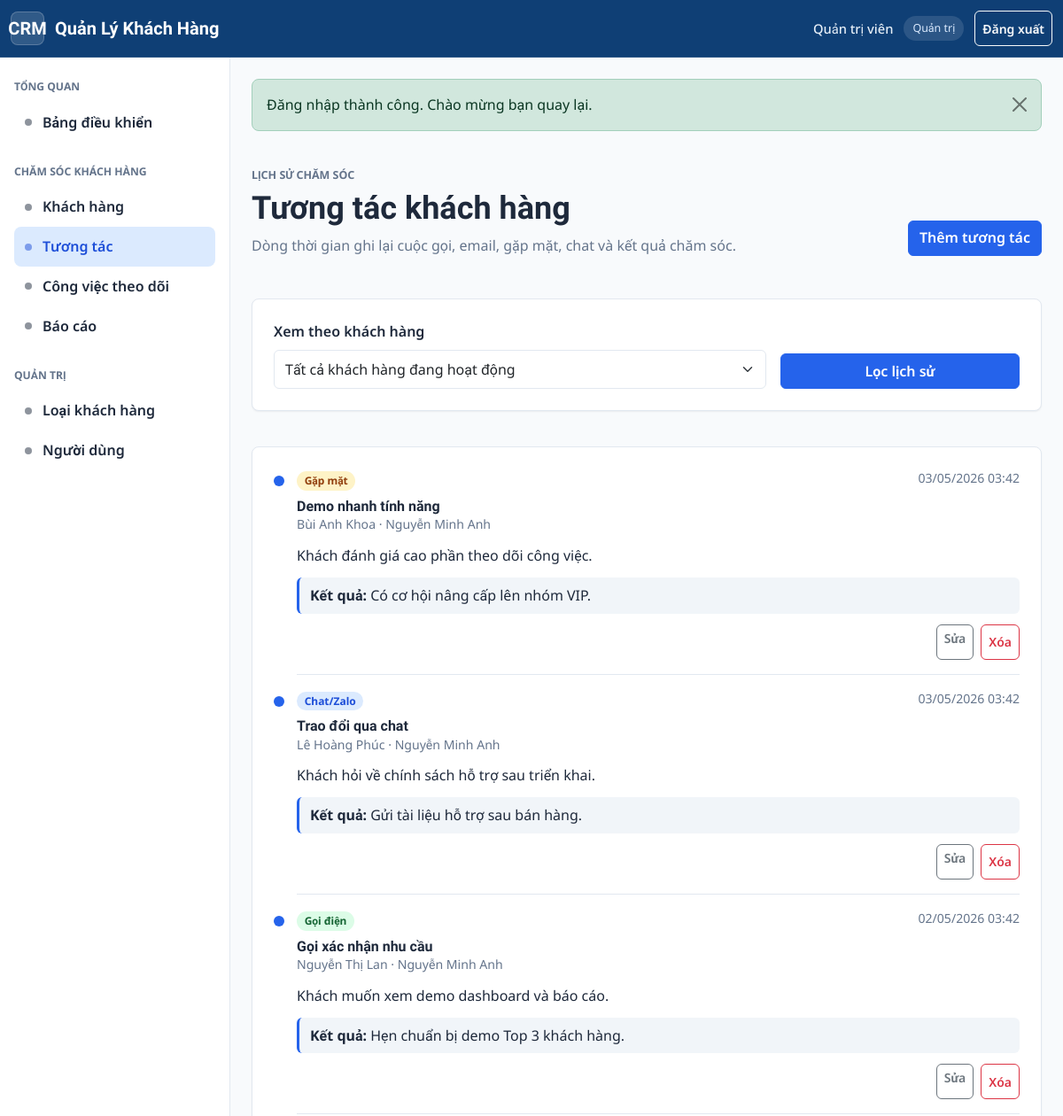
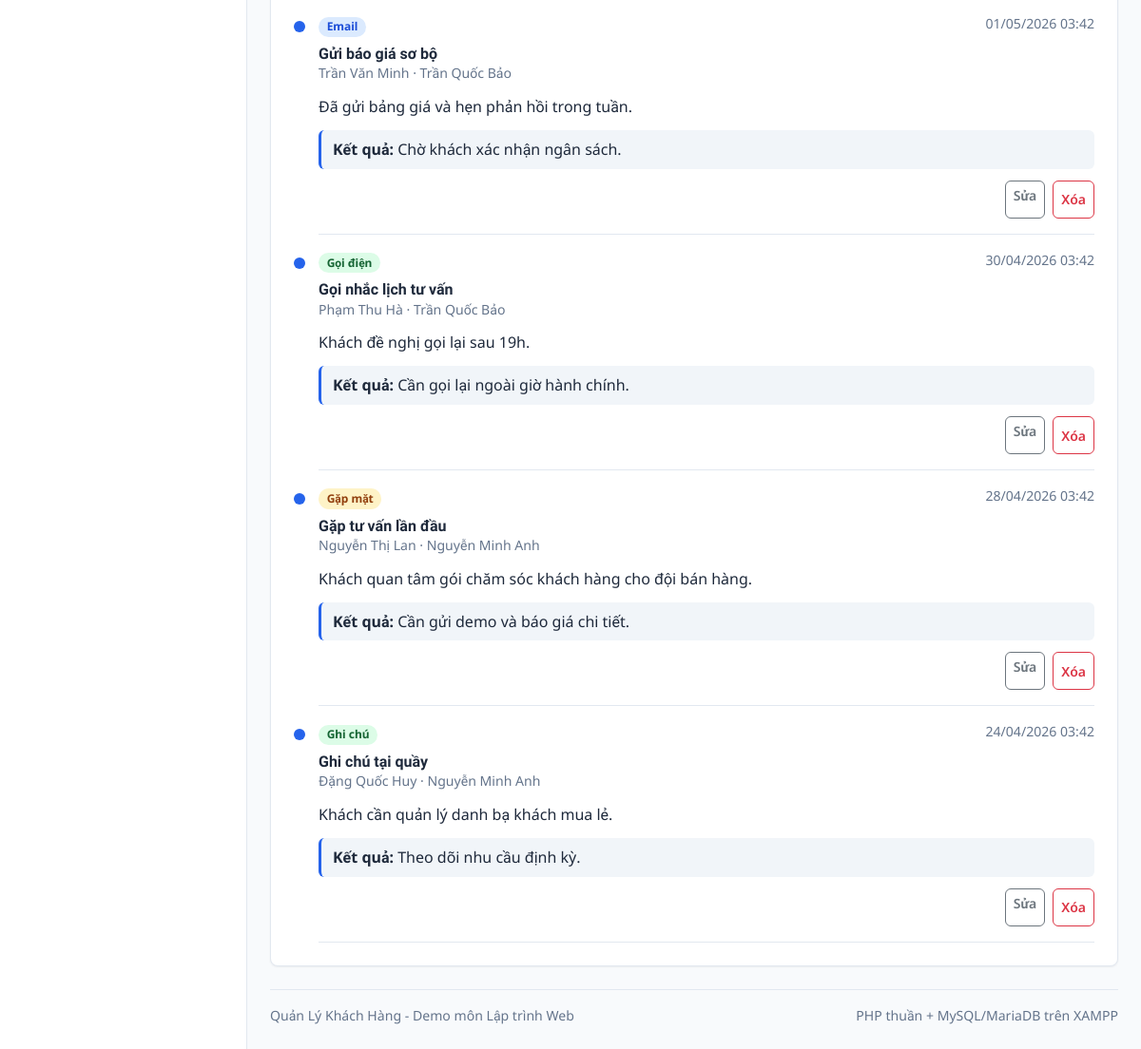
Screenshot of /tuong-tac/index.php (signed in) with the database file from the repository (2 pictures, top to bottom).
### tables this page shows
CREATE TABLE `interactions` (
    `id` INT UNSIGNED NOT NULL AUTO_INCREMENT,
    `customer_id` INT UNSIGNED NOT NULL,
    `user_id` INT UNSIGNED NOT NULL,
    `interaction_type` ENUM('call', 'email', 'meeting', 'note', 'chat', 'zalo', 'other') NOT NULL DEFAULT 'note',
    `title` VARCHAR(150) NOT NULL,
    `content` TEXT NULL,
    `result` VARCHAR(150) NULL,
    `interaction_at` DATETIME NOT NULL DEFAULT CURRENT_TIMESTAMP,
    `created_at` DATETIME NOT NULL DEFAULT CURRENT_TIMESTAMP,
    `updated_at` DATETIME NOT NULL DEFAULT CURRENT_TIMESTAMP ON UPDATE CURRENT_TIMESTAMP,
    PRIMARY KEY (`id`),
    KEY `idx_interactions_customer_date` (`customer_id`, `interaction_at`),
    KEY `idx_interactions_user_date` (`user_id`, `interaction_at`),
    KEY `idx_interactions_type_date` (`interaction_type`, `interaction_at`),
    CONSTRAINT `fk_interactions_customer`
        FOREIGN KEY (`customer_id`) REFERENCES `customers` (`id`)
        ON UPDATE CASCADE
        ON DELETE CASCADE,
    CONSTRAINT `fk_interactions_user`
        FOREIGN KEY (`user_id`) REFERENCES `users` (`id`)
        ON UPDATE CASCADE
        ON DELETE RESTRICT
);

CREATE TABLE `customers` (
    `id` INT UNSIGNED NOT NULL AUTO_INCREMENT,
    `customer_type_id` INT UNSIGNED NOT NULL,
    `assigned_user_id` INT UNSIGNED NULL,
    `full_name` VARCHAR(150) NOT NULL,
    `company_name` VARCHAR(150) NULL,
    `gender` ENUM('male', 'female', 'other', 'unknown') NOT NULL DEFAULT 'unknown',
    `date_of_birth` DATE NULL,
    `phone` VARCHAR(32) NULL,
    `phone_normalized` VARCHAR(32) NULL,
    `email` VARCHAR(191) NULL,
    `email_normalized` VARCHAR(191) NULL,
    `address` VARCHAR(255) NULL,
    `city` VARCHAR(80) NULL,
    `source` ENUM('website', 'facebook', 'referral', 'walk_in', 'phone', 'other') NOT NULL DEFAULT 'other',
    `status` ENUM('active', 'potential', 'inactive') NOT NULL DEFAULT 'active',
    `notes` TEXT NULL,
    `deleted_at` DATETIME NULL,
    `active_phone_key` VARCHAR(32)
        GENERATED ALWAYS AS (
            CASE
                WHEN `deleted_at` IS NULL
                 AND `phone_normalized` IS NOT NULL
                 AND `phone_normalized` <> ''
                THEN `phone_normalized`
                ELSE NULL
            END
        ) PERSISTENT,
    `active_email_key` VARCHAR(191)
        GENERATED ALWAYS AS (
            CASE
                WHEN `deleted_at` IS NULL
                 AND `email_normalized` IS NOT NULL
                 AND `email_normalized` <> ''
                THEN `email_normalized`
                ELSE NULL
            END
        ) PERSISTENT,
    `created_at` DATETIME NOT NULL DEFAULT CURRENT_TIMESTAMP,
    `updated_at` DATETIME NOT NULL DEFAULT CURRENT_TIMESTAMP ON UPDATE CURRENT_TIMESTAMP,
    PRIMARY KEY (`id`),
    UNIQUE KEY `uq_customers_active_phone` (`active_phone_key`),
    UNIQUE KEY `uq_customers_active_email` (`active_email_key`),
    KEY `idx_customers_name` (`full_name`),
    KEY `idx_customers_company_name` (`company_name`),
    KEY `idx_customers_type_status` (`customer_type_id`, `status`),
    KEY `idx_customers_assigned_status` (`assigned_user_id`, `status`),
    KEY `idx_customers_status_deleted` (`status`, `deleted_at`),
    KEY `idx_customers_deleted_at` (`deleted_at`),
    KEY `idx_customers_phone_normalized` (`phone_normalized`),
    KEY `idx_customers_email_normalized` (`email_normalized`),
    CONSTRAINT `fk_customers_customer_type`
        FOREIGN KEY (`customer_type_id`) REFERENCES `customer_types` (`id`)
        ON UPDATE CASCADE
        ON DELETE RESTRICT,
    CONSTRAINT `fk_customers_assigned_user`
        FOREIGN KEY (`assigned_user_id`) REFERENCES `users` (`id`)
        ON UPDATE CASCADE
        ON DELETE SET NULL
);

CREATE TABLE `users` (
    `id` INT UNSIGNED NOT NULL AUTO_INCREMENT,
    `full_name` VARCHAR(120) NOT NULL,
    `username` VARCHAR(50) NOT NULL,
    `email` VARCHAR(191) NOT NULL,
    `phone` VARCHAR(32) NULL,
    `password_hash` VARCHAR(255) NOT NULL,
    `role` ENUM('admin', 'staff') NOT NULL DEFAULT 'staff',
    `status` ENUM('active', 'locked') NOT NULL DEFAULT 'active',
    `last_login_at` DATETIME NULL,
    `created_at` DATETIME NOT NULL DEFAULT CURRENT_TIMESTAMP,
    `updated_at` DATETIME NOT NULL DEFAULT CURRENT_TIMESTAMP ON UPDATE CURRENT_TIMESTAMP,
    PRIMARY KEY (`id`),
    UNIQUE KEY `uq_users_username` (`username`),
    UNIQUE KEY `uq_users_email` (`email`),
    KEY `idx_users_role_status` (`role`, `status`),
    KEY `idx_users_status` (`status`),
    KEY `idx_users_last_login_at` (`last_login_at`)
);

### dung-chung/ham-chung.php (called while the page is built, shortened)
<?php
function e(mixed $giaTri): string
{
    return htmlspecialchars((string) ($giaTri ?? ''), ENT_QUOTES | ENT_SUBSTITUTE, 'UTF-8');
}
function duong_dan(string $duongDan = ''): string
{
    return rtrim(DUONG_DAN_GOC, '/') . '/' . ltrim($duongDan, '/');
}
function gia_tri_get(string $khoa, mixed $macDinh = null): mixed
{
    return $_GET[$khoa] ?? $macDinh;
}

### tuong-tac/truy-van-tuong-tac.php (called while the page is built, shortened)
<?php
function lay_danh_sach_tuong_tac(int $maKhachHang = 0, int $gioiHan = 40): array
{
    $where = 'WHERE c.deleted_at IS NULL';
    $thamSo = [];
    return lay_nhieu_dong(
        "SELECT i.id, i.customer_id, i.user_id, i.interaction_type, i.title, i.content, i.result,
            i.interaction_at, i.created_at, c.full_name AS customer_name, c.company_name,
            u.full_name AS user_name
         FROM interactions i
         INNER JOIN customers c ON c.id = i.customer_id
         INNER JOIN users u ON u.id = i.user_id
         {$where}
         ORDER BY i.interaction_at DESC, i.id DESC
         LIMIT {$gioiHan}",
        $thamSo
    );
}
function co_the_sua_xoa_tuong_tac(array $tuongTac): bool
{
    $nguoiDung = nguoi_dung_hien_tai();
    return ($nguoiDung['vai_tro'] ?? '') === VAI_TRO_ADMIN
        || (int) ($nguoiDung['id'] ?? 0) === (int) ($tuongTac['user_id'] ?? 0);
}

### cau-hinh/ket-noi-csdl.php (called while the page is built, shortened)
<?php
function lay_ket_noi_csdl(): PDO
{
    static $pdo = null;
    if ($pdo instanceof PDO) {
        return $pdo;
    }
    $dsn = sprintf(
        'mysql:host=%s;port=%d;dbname=%s;charset=%s',
        DB_HOST,
        DB_PORT,
        DB_NAME,
        DB_CHARSET
    );
    try {
        $pdo = new PDO($dsn, DB_USERNAME, DB_PASSWORD, [
            PDO::ATTR_ERRMODE => PDO::ERRMODE_EXCEPTION,
            PDO::ATTR_DEFAULT_FETCH_MODE => PDO::FETCH_ASSOC,
            PDO::ATTR_EMULATE_PREPARES => false,
            PDO::MYSQL_ATTR_INIT_COMMAND => 'SET NAMES ' . DB_CHARSET,
        ]);
        $pdo->exec('SET NAMES ' . DB_CHARSET . ' COLLATE ' . lay_collation_ket_noi($pdo));
    } catch (PDOException $exception) {
        throw new RuntimeException('Không thể kết nối cơ sở dữ liệu.', 0, $exception);
    }
    return $pdo;
}
function lay_collation_ket_noi(PDO $pdo): string
{
    $collations = [DB_COLLATION, DB_FALLBACK_COLLATION];
    $stmt = $pdo->prepare(
        'SELECT COLLATION_NAME
         FROM information_schema.COLLATIONS
         WHERE CHARACTER_SET_NAME = :charset
           AND COLLATION_NAME = :collation
         LIMIT 1'
    );
    foreach ($collations as $collation) {
        $stmt->execute([
            'charset' => DB_CHARSET,
            'collation' => $collation,
        ]);
        if ($stmt->fetchColumn()) {
            return $collation;
        }
    }
    return DB_FALLBACK_COLLATION;
}

### dung-chung/ham-csdl.php (called while the page is built, shortened)
<?php
require_once __DIR__ . '/../cau-hinh/ket-noi-csdl.php';
function chay_truy_van(string $sql, array $thamSo = []): PDOStatement
{
    $stmt = lay_ket_noi_csdl()->prepare($sql);
    $stmt->execute($thamSo);
    return $stmt;
}
function lay_nhieu_dong(string $sql, array $thamSo = []): array
{
    return chay_truy_van($sql, $thamSo)->fetchAll();
}

### tuong-tac/xu-ly-du-lieu-tuong-tac.php (called while the page is built, shortened)
<?php
function nhan_loai_tuong_tac(): array
{
    return [
        'call' => 'Gọi điện',
        'email' => 'Email',
        'meeting' => 'Gặp mặt',
        'chat' => 'Chat/Zalo',
        'note' => 'Ghi chú',
        'other' => 'Khác',
    ];
}
function lop_badge_loai_tuong_tac(string $loai): string
{
    return match ($loai) {
        'call' => 'badge-soft-success',
        'email' => 'badge-soft-primary',
        'meeting' => 'badge-soft-warning',
        'chat', 'zalo' => 'badge-soft-primary',
        'note' => 'badge-soft-success',
        default => 'badge-soft-primary',
    };
}
function nhan_loai_tuong_tac_hien_thi(string $loai): string
{
    return nhan_loai_tuong_tac()[$loai] ?? 'Khác';
}

### dung-chung/ham-dinh-dang.php (called while the page is built, shortened)
<?php
function dinh_dang_ngay_gio(?string $ngayGio): string
{
    $timestamp = strtotime($ngayGio);
    return $timestamp === false ? '' : date('d/m/Y H:i', $timestamp);
}

### dung-chung/ham-xac-thuc.php (called while the page is built, shortened)
<?php
function nguoi_dung_hien_tai(): ?array
{
    return $_SESSION['nguoi_dung'] ?? null;
}

### tuong-tac/index.php (the view, shortened to what this page needs)
<?php
$maKhachHang = max(0, (int) gia_tri_get('customer_id', 0));
$danhSachTuongTac = lay_danh_sach_tuong_tac($maKhachHang, 60);
require __DIR__ . '/../giao-dien/dau-trang.php';
?>
<div class="page-header">
    <div>
        <p class="eyebrow">Lịch sử chăm sóc</p>
        <h1 class="page-title">Tương tác khách hàng</h1>
        <p class="page-subtitle">Dòng thời gian ghi lại cuộc gọi, email, gặp mặt, chat và kết quả chăm sóc.</p>
    </div>
    <a class="btn btn-primary" href="<?= e(duong_dan('tuong-tac/them.php' . ($maKhachHang ? '?customer_id=' . $maKhachHang : ''))) ?>">Thêm tương tác</a>
</div>
<form class="surface-card interaction-filter" method="get">
    <div class="row g-3 align-items-end">
        <div class="col-lg-8">
            <label class="form-label" for="customer_id">Xem theo khách hàng</label>
            <select class="form-select" id="customer_id" name="customer_id">
                <option value="">Tất cả khách hàng đang hoạt động</option>
            </select>
        </div>
        <div class="col-lg-4 d-grid">
            <button class="btn btn-primary" type="submit">Lọc lịch sử</button>
        </div>
    </div>
</form>
<section class="interaction-timeline surface-card">
    <?php foreach ($danhSachTuongTac as $tuongTac): ?>
        <article class="interaction-timeline-item">
            <div class="interaction-marker" aria-hidden="true"></div>
            <div class="interaction-card">
                <div class="interaction-card-header">
                    <div>
                        <span class="badge <?= e(lop_badge_loai_tuong_tac($tuongTac['interaction_type'])) ?>">
                            <?= e(nhan_loai_tuong_tac_hien_thi($tuongTac['interaction_type'])) ?>
                        </span>
                        <h2><?= e($tuongTac['title']) ?></h2>
                        <p><?= e($tuongTac['customer_name']) ?> · <?= e($tuongTac['user_name']) ?></p>
                    </div>
                    <time><?= e(dinh_dang_ngay_gio($tuongTac['interaction_at'])) ?></time>
                </div>
                <p class="interaction-content"><?= nl2br(e($tuongTac['content'])) ?></p>
                <?php if ($tuongTac['result']): ?>
                    <p class="interaction-result"><strong>Kết quả:</strong> <?= e($tuongTac['result']) ?></p>
                <?php endif; ?>
                <?php if (co_the_sua_xoa_tuong_tac($tuongTac)): ?>
                    <div class="interaction-actions">
                        <a class="btn btn-sm btn-outline-secondary" href="<?= e(duong_dan('tuong-tac/sua.php?id=' . $tuongTac['id'])) ?>">Sửa</a>
                        <form action="<?= e(duong_dan('tuong-tac/xoa.php')) ?>" method="post">
                            <button class="btn btn-sm btn-outline-danger" data-confirm-message="Xóa tương tác này khỏi lịch sử?" type="submit">Xóa</button>
                        </form>
                    </div>
                <?php endif; ?>
            </div>
        </article>
    <?php endforeach; ?>
</section>
<?php require __DIR__ . '/../giao-dien/cuoi-trang.php'; ?>

### tai-nguyen/css/bien-thiet-ke.css (style rules this page uses)
:root { --color-bg: #f8fafc; --color-surface: #ffffff; --color-surface-soft: #f1f5f9; --color-ink: #1e293b; --color-muted: #64748b; --color-line: #e2e8f0; --color-primary: #2563eb; --color-primary-dark: #1d4ed8; --color-primary-soft: #dbeafe; --color-accent: #f97316; --color-accent-soft: #ffedd5; --color-success: #16a34a; --color-success-soft: #dcfce7; --color-warning: #d97706; --color-warning-soft: #fef3c7; --color-danger: #dc2626; --color-danger-soft: #fee2e2; --shadow-sm: 0 1px 2px rgba(15, 23, 42, 0.06); --shadow-md: 0 18px 40px rgba(15, 23, 42, 0.08); --radius-sm: 6px; --radius-md: 8px; --radius-lg: 12px; --space-1: 4px; --space-2: 8px; --space-3: 12px; --space-4: 16px; --space-5: 24px; --space-6: 32px; --app-sidebar-width: 260px; --app-header-height: 64px; }
* { box-sizing: border-box; }
html { min-width: 320px; }
body { background: var(--color-bg); color: var(--color-ink); font-family: "Noto Sans", "Be Vietnam Pro", system-ui, -apple-system, BlinkMacSystemFont, "Segoe UI", sans-serif; font-size: 16px; line-height: 1.55; margin: 0; }
h1, h2, h3, h4, h5, h6, .navbar-brand { font-family: "Be Vietnam Pro", "Noto Sans", system-ui, sans-serif; }
a { color: var(--color-primary); }
.eyebrow { color: var(--color-muted); font-size: 0.78rem; font-weight: 700; letter-spacing: 0; margin-bottom: var(--space-2); text-transform: uppercase; }

### tai-nguyen/css/bo-cuc.css (style rules this page uses)
.app-body { min-height: 100dvh; }

### tai-nguyen/css/thanh-phan.css (style rules this page uses)
.page-header { align-items: flex-end; display: flex; gap: var(--space-4); justify-content: space-between; margin-bottom: var(--space-5); }
.page-title { font-size: clamp(1.75rem, 3vw, 2.5rem); font-weight: 700; line-height: 1.15; margin: 0; }
.page-subtitle { color: var(--color-muted); margin: var(--space-2) 0 0; max-width: 780px; }
.surface-card, .placeholder-panel, .auth-card { background: var(--color-surface); border: 1px solid var(--color-line); border-radius: var(--radius-md); box-shadow: var(--shadow-sm); padding: var(--space-5); }
.btn { border-radius: var(--radius-sm); font-weight: 600; min-height: 40px; }
.btn-primary { background: var(--color-primary); border-color: var(--color-primary); }
.form-label { color: var(--color-ink); font-weight: 600; }
.form-control, .form-select { border-color: var(--color-line); border-radius: var(--radius-sm); font-size: 1rem; min-height: 44px; }
.badge { border-radius: 999px; font-weight: 700; letter-spacing: 0; padding: 0.4em 0.72em; }
.badge-soft-primary { background: var(--color-primary-soft); color: var(--color-primary-dark); }
.badge-soft-success { background: var(--color-success-soft); color: #166534; }
.badge-soft-warning { background: var(--color-warning-soft); color: #92400e; }

### tai-nguyen/css/tuong-tac.css (style rules this page uses)
.interaction-filter, .interaction-form { margin-bottom: var(--space-4); }
.interaction-timeline { display: grid; gap: var(--space-4); }
.interaction-timeline-item, .customer-interaction-feed article { display: grid; gap: var(--space-3); grid-template-columns: 14px minmax(0, 1fr); position: relative; }
.interaction-marker, .interaction-dot { background: var(--color-primary); border-radius: 999px; height: 12px; margin-top: 8px; width: 12px; }
.interaction-card { border-bottom: 1px solid var(--color-line); display: grid; gap: var(--space-3); padding-bottom: var(--space-4); }
.interaction-card-header, .interaction-section-heading, .interaction-feed-title { align-items: flex-start; display: flex; gap: var(--space-3); justify-content: space-between; }
.interaction-card-header h2, .interaction-feed-title strong { font-size: 1rem; font-weight: 700; margin: var(--space-2) 0 0; }
.interaction-card-header p, .interaction-card-header time, .customer-interaction-feed time { color: var(--color-muted); font-size: 0.88rem; margin: 0; }
.interaction-content, .interaction-result { margin: 0; }
.interaction-result { background: var(--color-surface-soft); border-left: 3px solid var(--color-primary); border-radius: var(--radius-sm); padding: var(--space-2) var(--space-3); }
.interaction-actions, .interaction-form-actions { align-items: center; display: flex; gap: var(--space-2); justify-content: flex-end; }
.interaction-actions form { margin: 0; }

### rows the page displays
interactions: interaction_type "Gặp mặt", title "Demo nhanh tính năng", customer.full_name "Bùi Anh Khoa", user.full_name "Nguyễn Minh Anh", interaction_at "03/05/2026 03:42", content "Khách đánh giá cao phần theo dõi công việc.", result "Có cơ hội nâng cấp lên nhóm VIP."
interactions: interaction_type "Chat/Zalo", title "Trao đổi qua chat", customer.full_name "Lê Hoàng Phúc", user.full_name "Nguyễn Minh Anh", interaction_at "03/05/2026 03:42", content "Khách hỏi về chính sách hỗ trợ sau triển khai.", result "Gửi tài liệu hỗ trợ sau bán hàng."
interactions: interaction_type "Gọi điện", title "Gọi xác nhận nhu cầu", customer.full_name "Nguyễn Thị Lan", user.full_name "Nguyễn Minh Anh", interaction_at "02/05/2026 03:42", content "Khách muốn xem demo dashboard và báo cáo.", result "Hẹn chuẩn bị demo Top 3 khách hàng."
interactions: interaction_type "Email", title "Gửi báo giá sơ bộ", customer.full_name "Trần Văn Minh", user.full_name "Trần Quốc Bảo", interaction_at "01/05/2026 03:42", content "Đã gửi bảng giá và hẹn phản hồi trong tuần.", result "Chờ khách xác nhận ngân sách."
interactions: interaction_type "Gọi điện", title "Gọi nhắc lịch tư vấn", customer.full_name "Phạm Thu Hà", user.full_name "Trần Quốc Bảo", interaction_at "30/04/2026 03:42", content "Khách đề nghị gọi lại sau 19h.", result "Cần gọi lại ngoài giờ hành chính."
interactions: interaction_type "Gặp mặt", title "Gặp tư vấn lần đầu", customer.full_name "Nguyễn Thị Lan", user.full_name "Nguyễn Minh Anh", interaction_at "28/04/2026 03:42", content "Khách quan tâm gói chăm sóc khách hàng cho đội bán hàng.", result "Cần gửi demo và báo giá chi tiết."
interactions: interaction_type "Ghi chú", title "Ghi chú tại quầy", customer.full_name "Đặng Quốc Huy", user.full_name "Nguyễn Minh Anh", interaction_at "24/04/2026 03:42", content "Khách cần quản lý danh bạ khách mua lẻ.", result "Theo dõi nhu cầu định kỳ."

### other values shown
TEN_UNG_DUNG "Quản Lý Khách Hàng"
$nguoiDung['ho_ten'] ?: $nguoiDung['ten_dang_nhap'] "Quản trị viên"
$vaiTro "Quản trị"
$nhan "Bảng điều khiển Khách hàng Tương tác Công việc theo dõi Báo cáo Loại khách hàng Người dùng"
$thongBao['noi_dung'] "Đăng nhập thành công. Chào mừng bạn quay lại."
